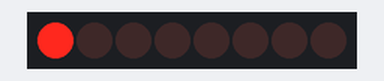
Recording of a sketch running on a simulated Arduino Nano, built with avr-gcc and run on an emulated ATmega328P. Parts: 8 shift-register outputs drawn as a row of LEDs (first output left, lit = HIGH). Wiring (inferred from the names in the program): shift register (74HC595): data pin 11; shift clock pin 12; latch pin 8. Wiring (inferred from the signals the program sends): row of LEDs: on Q0, Q1, Q2, Q3, Q4, Q5, Q6, Q7.

Above: at 0.05 s.
At 0.45 s:
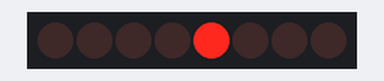
At 0.75 s:
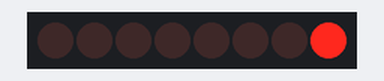
At 1.55 s:
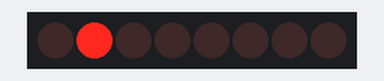
At 2.35 s:
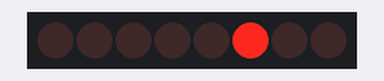
At 3.15 s:
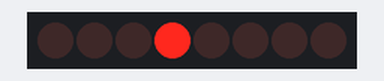
Timing chart, 0 to 3.5 s (numbered marks = the images above):
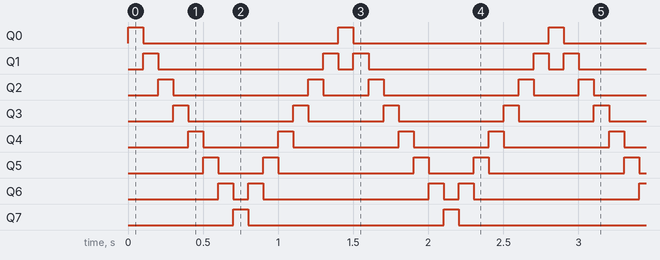

Measured:
- by itself, Q0, Q7: alternates HIGH for 0.10 s and LOW for 1.3 s
- by itself, Q1: repeats every 1.4 s: LOW 1.1 s, HIGH 0.10 s, LOW 0.10 s, HIGH 0.10 s
- by itself, Q2: repeats every 1.4 s: LOW 0.90 s, HIGH 0.10 s, LOW 0.30 s, HIGH 0.10 s
- by itself, Q3: repeats every 1.4 s: LOW 0.70 s, HIGH 0.10 s, LOW 0.50 s, HIGH 0.10 s
- by itself, Q4: repeats every 1.4 s: LOW 0.50 s, HIGH 0.10 s, LOW 0.70 s, HIGH 0.10 s
- by itself, Q5: repeats every 1.4 s: LOW 0.30 s, HIGH 0.10 s, LOW 0.90 s, HIGH 0.10 s
- by itself, Q6: repeats every 1.4 s: LOW 0.10 s, HIGH 0.10 s, LOW 1.1 s, HIGH 0.10 s

The sketch:

shift.ino
```cpp
// Walk one lit LED from QA to QH and back. QA is the least significant bit.
const int dataPin = 11;
const int clockPin = 12;
const int latchPin = 8;

void show(byte pattern) {
  digitalWrite(latchPin, LOW);
  shiftOut(dataPin, clockPin, MSBFIRST, pattern);
  digitalWrite(latchPin, HIGH);
}

void setup() {
  pinMode(dataPin, OUTPUT);
  pinMode(clockPin, OUTPUT);
  pinMode(latchPin, OUTPUT);
}

void loop() {
  for (int i = 0; i < 8; i++) {
    show(1 << i);
    delay(100);
  }
  for (int i = 6; i >= 1; i--) {
    show(1 << i);
    delay(100);
  }
}
```
